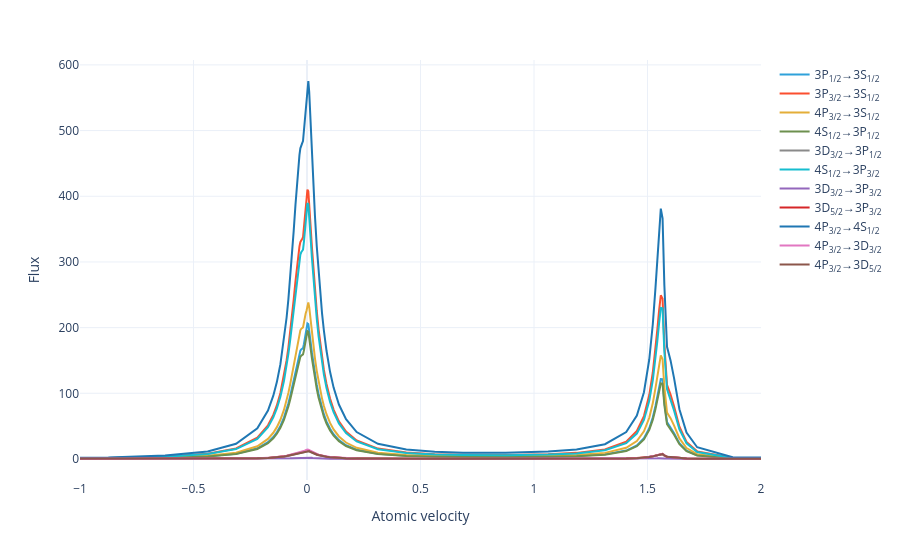

Notebook cell for this chart:
### Code cell
model.flux_distribution(sol).visualize(xaxis_range=(-1, 2))
